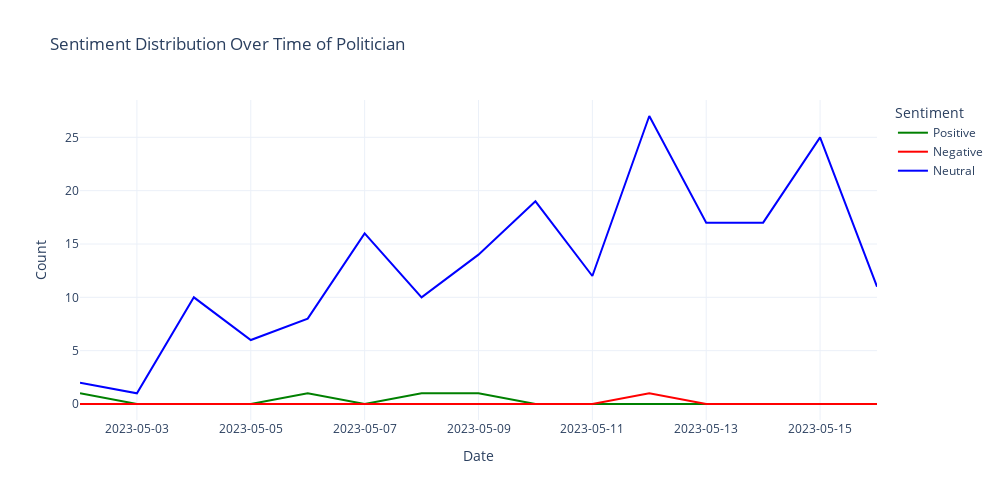

Notebook code for this chart:
### Markdown cell above
Many of the tweets and replies fall as neutral, which lesser ratio of positive and negative sentiment. Despite of that, the positive sentiments in both cases are greater than negative one, indicate that the politican has been posting and also receiving more positive thoughts than negative thoughts.

### Code cell
aw_td['Date'] = pd.to_datetime(aw_td['Date']).dt.date

sentiment_by_day = aw_td.groupby(['Date', 'Sentiment']).size().reset_index(name='Count')
# uses pivot to reshape the dataframe, fill 0 in those sentiment value of NaN
sentiment_pivot = sentiment_by_day.pivot(index='Date', columns='Sentiment', values='Count').fillna(0)

sentiment_categories = ['Positive', 'Negative', 'Neutral']

fig = px.line(sentiment_pivot, x=sentiment_pivot.index, y=sentiment_categories,
              title='Sentiment Distribution Over Time of Politician',
              labels={'value': 'Count', 'Date': 'Date', 'variable': 'Sentiment'},
              color_discrete_map={'Positive': 'green', 'Negative': 'red', 'Neutral': 'blue'},
              template='plotly_white')

fig.update_layout(xaxis=dict(tickformat='%Y-%m-%d', tickmode='auto', nticks=10),
                  hovermode='x unified',
                  width=1000,
                  height=500)

fig.show()

### Figure 1 — Plotly figure (JSON) as saved in the notebook; plotly's stock layout.template omitted (floating-point values rounded to 4 significant figures)
{"data": [{"hovertemplate": "Sentiment=Positive<br>Date=%{x}<br>Count=%{y}<extra></extra>", "legendgroup": "Positive", "line": {"color": "green", "dash": "solid"}, "marker": {"symbol": "circle"}, "mode": "lines", "name": "Positive", "orientation": "v", "showlegend": true, "type": "scatter", "x": ["2023-05-02", "2023-05-03", "2023-05-04", "2023-05-05", "2023-05-06", "2023-05-07", "2023-05-08", "2023-05-09", "2023-05-10", "2023-05-11", "2023-05-12", "2023-05-13", "2023-05-14", "2023-05-15", "2023-05-16"], "xaxis": "x", "y": [1, 0, 0, 0, 1, 0, 1, 1, 0, 0, 0, 0, 0, 0, 0], "yaxis": "y"}, {"hovertemplate": "Sentiment=Negative<br>Date=%{x}<br>Count=%{y}<extra></extra>", "legendgroup": "Negative", "line": {"color": "red", "dash": "solid"}, "marker": {"symbol": "circle"}, "mode": "lines", "name": "Negative", "orientation": "v", "showlegend": true, "type": "scatter", "x": ["2023-05-02", "2023-05-03", "2023-05-04", "2023-05-05", "2023-05-06", "2023-05-07", "2023-05-08", "2023-05-09", "2023-05-10", "2023-05-11", "2023-05-12", "2023-05-13", "2023-05-14", "2023-05-15", "2023-05-16"], "xaxis": "x", "y": [0, 0, 0, 0, 0, 0, 0, 0, 0, 0, 1, 0, 0, 0, 0], "yaxis": "y"}, {"hovertemplate": "Sentiment=Neutral<br>Date=%{x}<br>Count=%{y}<extra></extra>", "legendgroup": "Neutral", "line": {"color": "blue", "dash": "solid"}, "marker": {"symbol": "circle"}, "mode": "lines", "name": "Neutral", "orientation": "v", "showlegend": true, "type": "scatter", "x": ["2023-05-02", "2023-05-03", "2023-05-04", "2023-05-05", "2023-05-06", "2023-05-07", "2023-05-08", "2023-05-09", "2023-05-10", "2023-05-11", "2023-05-12", "2023-05-13", "2023-05-14", "2023-05-15", "2023-05-16"], "xaxis": "x", "y": [2, 1, 10, 6, 8, 16, 10, 14, 19, 12, 27, 17, 17, 25, 11], "yaxis": "y"}], "layout": {"height": 500, "hovermode": "x unified", "legend": {"title": {"text": "Sentiment"}, "tracegroupgap": 0}, "title": {"text": "Sentiment Distribution Over Time of Politician"}, "width": 1000, "xaxis": {"anchor": "y", "domain": [0, 1], "nticks": 10, "tickformat": "%Y-%m-%d", "tickmode": "auto", "title": {"text": "Date"}}, "yaxis": {"anchor": "x", "domain": [0, 1], "title": {"text": "Count"}}}}
